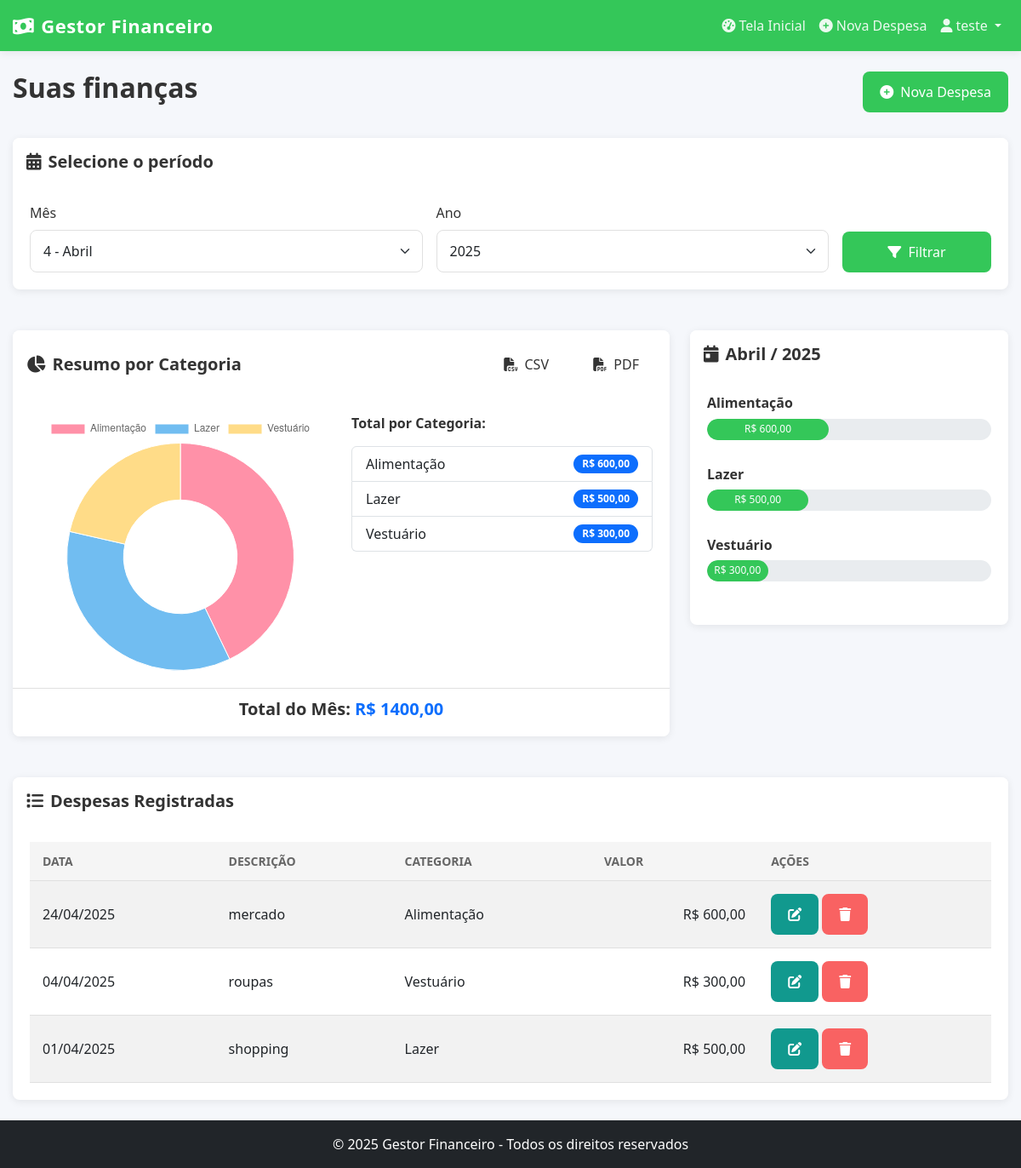
The page / (signed in) on the database its author committed.
### despesas/models.py (models this page shows, shortened)
class Categoria(models.Model):
    nome = models.CharField(max_length=100)
    descricao = models.TextField(blank=True, null=True)
    class Meta:
        verbose_name = 'Categoria'
        verbose_name_plural = 'Categorias'
        ordering = ['nome']
    def total_mes(self, ano, mes, usuario):
        return self.despesa_set.filter(
            data__year=ano,
            data__month=mes,
            usuario=usuario
        ).aggregate(total=Sum('valor'))['total'] or 0

class Despesa(models.Model):
    usuario = models.ForeignKey(User, on_delete=models.CASCADE)
    categoria = models.ForeignKey(Categoria, on_delete=models.CASCADE)
    descricao = models.CharField(max_length=200)
    valor = models.DecimalField(max_digits=10, decimal_places=2)
    data = models.DateField(default=timezone.now)
    class Meta:
        verbose_name = 'Despesa'
        verbose_name_plural = 'Despesas'
        ordering = ['-data']

### despesas/views.py (the view)
# urls.py: path('', views.dashboard, name='dashboard'),
@login_required
def dashboard(request):
    hoje = datetime.now()
    ano = request.GET.get('ano', hoje.year)
    mes = request.GET.get('mes', hoje.month)
    ano = int(ano)
    mes = int(mes)
    categorias = Categoria.objects.all()
    for categoria in categorias:
        categoria.total = categoria.total_mes(ano, mes, request.user)
    total_geral = Despesa.objects.filter(
        usuario=request.user,
        data__year=ano,
        data__month=mes
    ).aggregate(total=Sum('valor'))['total'] or 0
    if total_geral > 0:
        for categoria in categorias:
            if categoria.total > 0:
                categoria.porcentagem = (categoria.total / total_geral) * 100
            else:
                categoria.porcentagem = 0
    despesas = Despesa.objects.filter(
        usuario=request.user,
        data__year=ano,
        data__month=mes
    ).order_by('-data')
    categorias_com_valores = [cat for cat in categorias if cat.total > 0]
    categorias_json = json.dumps([{
        'nome': cat.nome,
        'total': float(cat.total)
    } for cat in categorias_com_valores])
    nomes_meses = {
        1: 'Janeiro',
        2: 'Fevereiro',
        3: 'Março',
        4: 'Abril',
        5: 'Maio',
        6: 'Junho',
        7: 'Julho',
        8: 'Agosto',
        9: 'Setembro',
        10: 'Outubro',
        11: 'Novembro',
        12: 'Dezembro'
    }
    meses_com_nomes = [(m, nomes_meses[m]) for m in range(1, 13)]
    context = {
        'categorias': categorias,
        'categorias_json': categorias_json,
        'despesas': despesas,
        'total_geral': total_geral,
        'mes_atual': mes,
        'ano_atual': ano,
        'meses': meses_com_nomes,
        'anos': range(hoje.year - 2, hoje.year + 1),
        'mes_nome': nomes_meses[mes]
    }
    return render(request, 'despesas/dashboard.html', context)

### despesas/templates/despesas/dashboard.html (shortened to what this page needs)
{% extends 'despesas/base.html' %}
{% load custom_filters %}
{% block content %}
<div class="row mb-4">
    <div class="col-md-8">
        <h2 class="mb-3">Suas finanças</h2>
    </div>
    <div class="col-md-4 text-end">
        <a href="{% url 'nova_despesa' %}" class="btn btn-success">
            <i class="fas fa-plus-circle me-1"></i> Nova Despesa
        </a>
    </div>
</div>
<div class="row mb-4">
    <div class="col-md-12">
        <div class="card">
            <div class="card-header d-flex justify-content-between align-items-center">
                <h5 class="mb-0"><i class="fas fa-calendar-alt me-2"></i>Selecione o período</h5>
            </div>
            <div class="card-body">
                <form method="get" class="row g-3">
                    <div class="col-md-5">
                        <label for="mes" class="form-label">Mês</label>
                        <select name="mes" id="mes" class="form-select">
                            {% for m_num, m_nome in meses %}
                                <option value="{{ m_num }}" {% if m_num == mes_atual %}selected{% endif %}>{{ m_num }} - {{ m_nome }}</option>
                            {% endfor %}
                        </select>
                    </div>
                    <div class="col-md-5">
                        <label for="ano" class="form-label">Ano</label>
                        <select name="ano" id="ano" class="form-select">
                            {% for a in anos %}
                                <option value="{{ a }}" {% if a == ano_atual %}selected{% endif %}>{{ a }}</option>
                            {% endfor %}
                        </select>
                    </div>
                    <div class="col-md-2 d-flex align-items-end">
                        <button type="submit" class="btn btn-primary w-100">
                            <i class="fas fa-filter me-1"></i> Filtrar
                        </button>
                    </div>
                </form>
            </div>
        </div>
    </div>
</div>
<div class="row mb-4">
    <div class="col-md-8">
        <div class="card">
            <div class="card-header d-flex justify-content-between align-items-center">
                <h5 class="mb-0"><i class="fas fa-chart-pie me-2"></i>Resumo por Categoria</h5>
                <div>
                    <a href="{% url 'exportar_csv' %}?mes={{ mes_atual }}&ano={{ ano_atual }}" class="btn btn-sm btn-outline-light me-2">
                        <i class="fas fa-file-csv me-1"></i> CSV
                    </a>
                    <a href="{% url 'exportar_pdf' %}?mes={{ mes_atual }}&ano={{ ano_atual }}" class="btn btn-sm btn-outline-light">
                        <i class="fas fa-file-pdf me-1"></i> PDF
                    </a>
                </div>
            </div>
            <div class="card-body">
                <div class="row">
                    <div class="col-md-6">
                        <canvas id="grafico-categorias"></canvas>
                    </div>
                    <div class="col-md-6">
                        <h6 class="mb-3">Total por Categoria:</h6>
                        <ul class="list-group">
                            {% for categoria in categorias %}
                                {% if categoria.total > 0 %}
                                <li class="list-group-item d-flex justify-content-between align-items-center">
                                    {{ categoria.nome }}
                                    <span class="badge bg-primary rounded-pill">R$ {{ categoria.total|floatformat:2 }}</span>
                                </li>
                                {% endif %}
                            {% endfor %}
                        </ul>
                    </div>
                </div>
            </div>
            <div class="card-footer text-center">
                <h5>Total do Mês: <span class="text-primary">R$ {{ total_geral|floatformat:2 }}</span></h5>
            </div>
        </div>
    </div>
    <div class="col-md-4">
        <div class="card">
            <div class="card-header">
                <h5 class="mb-0"><i class="fas fa-calendar-day me-2"></i>{{ mes_nome }} / {{ ano_atual }}</h5>
            </div>
            <div class="card-body">
                <div class="d-flex flex-column">
                    {% for categoria in categorias %}
                        {% if categoria.total > 0 %}
                        <div class="mb-3">
                            <h6>{{ categoria.nome }}</h6>
                            <div class="progress" style="height: 25px;">
                                <div class="progress-bar categoria-bar"
                                     data-total="{{ categoria.total }}"
                                     data-valor-total="{{ total_geral }}"
                                     role="progressbar"
                                     aria-valuenow="{{ categoria.total }}"
                                     aria-valuemin="0"
                                     aria-valuemax="{{ total_geral }}">
                                    R$ {{ categoria.total|floatformat:2 }}
                                </div>
                            </div>
                        </div>
                        {% endif %}
                    {% endfor %}
                </div>
            </div>
        </div>
    </div>
</div>
<div class="row">
    <div class="col-md-12">
        <div class="card">
            <div class="card-header">
                <h5 class="mb-0"><i class="fas fa-list me-2"></i>Despesas Registradas</h5>
            </div>
            <div class="card-body">
                {% if despesas %}
                <div class="table-responsive">
                    <table class="table table-striped table-hover">
                        <thead>
                            <tr>
                                <th>Data</th>
                                <th>Descrição</th>
                                <th>Categoria</th>
                                <th>Valor</th>
                                <th>Ações</th>
                            </tr>
                        </thead>
                        <tbody>
                            {% for despesa in despesas %}
                            <tr>
                                <td>{{ despesa.data|date:"d/m/Y" }}</td>
                                <td>{{ despesa.descricao }}</td>
                                <td>{{ despesa.categoria.nome }}</td>
                                <td class="text-end">R$ {{ despesa.valor|floatformat:2 }}</td>
                                <td>
                                    <a href="{% url 'editar_despesa' despesa.id %}" class="btn btn-sm btn-warning">
                                        <i class="fas fa-edit"></i>
                                    </a>
                                    <a href="{% url 'excluir_despesa' despesa.id %}" class="btn btn-sm btn-danger">
                                        <i class="fas fa-trash"></i>
                                    </a>
                                </td>
                            </tr>
                            {% endfor %}
                        </tbody>
                    </table>
                </div>
                {% else %}
                <div class="alert alert-info">
                    <i class="fas fa-info-circle me-2"></i>Nenhuma despesa registrada para este mês.
                </div>
                {% endif %}
            </div>
        </div>
    </div>
</div>
{% endblock %}
{% block scripts %}
<script>
    document.addEventListener('DOMContentLoaded', function() {
        // Configurar as barras de progresso
        document.querySelectorAll('.categoria-bar').forEach(function(barra) {
            const total = parseFloat(barra.dataset.total || 0);
            const valorTotal = parseFloat(barra.dataset.valorTotal || 1);
            const porcentagem = (total / valorTotal) * 100;
            barra.style.width = porcentagem + '%';
        });
        // Obter dados JSON do elemento
        const dadosElemento = document.getElementById('dados-grafico');
        const dadosJSON = dadosElemento.getAttribute('data-categorias');
        const categorias = JSON.parse(dadosJSON || '[]');
        // Preparar dados para o gráfico
        const nomesCategorias = [];
        const valoresCategorias = [];
        // Extrair dados do JSON
        categorias.forEach(function(cat) {
            nomesCategorias.push(cat.nome);
            valoresCategorias.push(cat.total);
        });
        // Definir as cores
        const cores = [
            'rgba(255, 99, 132, 0.7)',
            'rgba(54, 162, 235, 0.7)',
            'rgba(255, 206, 86, 0.7)',
            'rgba(75, 192, 192, 0.7)',
            'rgba(153, 102, 255, 0.7)',
            'rgba(255, 159, 64, 0.7)',
            'rgba(199, 199, 199, 0.7)',
            'rgba(83, 102, 255, 0.7)',
            'rgba(40, 159, 64, 0.7)',
            'rgba(210, 199, 199, 0.7)'
        ];
        // Criar o gráfico
        const ctx = document.getElementById('grafico-categorias').getContext('2d');
        new Chart(ctx, {
            type: 'doughnut',
            data: {
                labels: nomesCategorias,
                datasets: [{
                    data: valoresCategorias,
                    backgroundColor: cores,
                    borderWidth: 1
                }]
            },
            options: {
                responsive: true,
                maintainAspectRatio: false
            }
        });
    });
</script>
{% endblock %}

### despesas/templates/despesas/base.html (shortened to what this page needs)
{% load static %}
<!DOCTYPE html>
<html lang="pt-br">
<head>
    <link href="https://cdn.jsdelivr.net/npm/bootstrap@5.3.0/dist/css/bootstrap.min.css" rel="stylesheet">
    <link rel="stylesheet" href="https://cdnjs.cloudflare.com/ajax/libs/font-awesome/6.4.0/css/all.min.css">
    <link rel="stylesheet" href="{% static 'despesas/css/styles.css' %}">
</head>
<body>
    <div class="content-wrapper">
        <nav class="navbar navbar-expand-lg navbar-dark bg-success mb-4">
            <div class="container">
                <a class="navbar-brand" href="{% url 'dashboard' %}">
                    <i class="fas fa-money-bill-wave me-2"></i>Gestor Financeiro
                </a>
                <div class="collapse navbar-collapse" id="navbarNav">
                    <ul class="navbar-nav ms-auto">
                        {% if user.is_authenticated %}
                        <li class="nav-item">
                            <a class="nav-link" href="{% url 'dashboard' %}">
                                <i class="fas fa-tachometer-alt me-1"></i>Tela Inicial
                            </a>
                        </li>
                        <li class="nav-item">
                            <a class="nav-link" href="{% url 'nova_despesa' %}">
                                <i class="fas fa-plus-circle me-1"></i>Nova Despesa
                            </a>
                        </li>
                        <li class="nav-item dropdown">
                            <a class="nav-link dropdown-toggle" href="#" id="navbarDropdown" role="button" data-bs-toggle="dropdown">
                                <i class="fas fa-user me-1"></i>{{ user.username }}
                            </a>
                        </li>
                        {% else %}
                        <li class="nav-item">
                            <a class="nav-link" href="{% url 'login' %}">
                                <i class="fas fa-sign-in-alt me-1"></i>Entrar
                            </a>
                        </li>
                        {% endif %}
                    </ul>
                </div>
            </div>
        </nav>
        <div class="container" id="main-content">
            {% block content %}{% endblock %}
        </div>
    </div>
    <footer class="bg-dark text-white text-center py-3">
        <div class="container">
            <p class="mb-0">&copy; {% now "Y" %} Gestor Financeiro - Todos os direitos reservados</p>
        </div>
    </footer>
    {% block scripts %}{% endblock %}
</body>
</html>

### rows shown on the page
Categoria: nome "Alimentação", total "600,00"
Categoria: nome "Lazer", total "500,00"
Categoria: nome "Vestuário", total "300,00"
Despesa: data "24/04/2025", descricao "mercado", categoria.nome "Alimentação", valor "600,00"
Despesa: data "04/04/2025", descricao "roupas", categoria.nome "Vestuário", valor "300,00"
Despesa: data "01/04/2025", descricao "shopping", categoria.nome "Lazer", valor "500,00"

### other values the page prints
{{ user.username }} "teste"
{{ total_geral|floatformat:2 }} "1400,00"
{{ mes_nome }} "Abril"
{{ ano_atual }} "2025"
form field mes "4 - Abril"
form field ano "2025"
